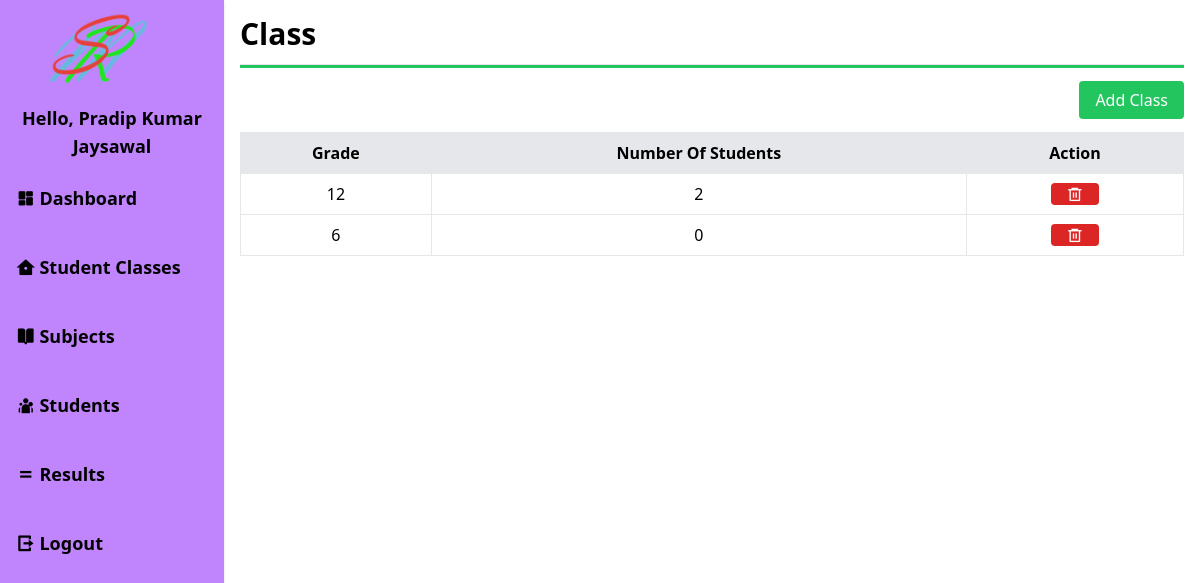
Screenshot of /admin/studentclasses.php (signed in) with the database file from the repository.
### tables this page shows
CREATE TABLE `studentclasses` (
  `id` int(11) NOT NULL,
  `num` int(11) DEFAULT NULL,
  `grade` varchar(100) NOT NULL
);

### admin/studentclasses.php (the view, shortened to what this page needs)
<?php
include 'header.php';
include '../includes/dbconnection.php';
$qry = "SELECT sc.*, COUNT(si.grade) AS num
        FROM studentclasses sc
        LEFT JOIN studentinfo si ON sc.grade = si.grade
        GROUP BY sc.grade
        ORDER BY sc.grade ASC";
$result = mysqli_query($conn, $qry);
?>
<link href="https://cdn.jsdelivr.net/npm/remixicon@4.2.0/fonts/remixicon.css" rel="stylesheet" />
<h1 class="text-3xl font-bold">Class</h1>
<hr class="my-3 h-1 bg-green-500">
<div class="text-right my-5">
    <a href="createstudentclasses.php" class="bg-green-500 text-white px-4 py-2 rounded hover:bg-orange-600">Add Class</a>
</div>
<table class="w-full">
    <tr class="bg-gray-200">
        <th class="border p-2">Grade</th>
        <th class="border p-2">Number Of Students</th>
        <th class="border p-2">Action</th>
    </tr>
    <?php
    while($row = mysqli_fetch_assoc($result)){
        $grade = $row['grade'];
        $num_students = $row['num'];
    ?>
    <tr class="text-center">
        <td class="border p-2"><?php echo $grade; ?></td>
        <td class="border p-2"><?php echo $num_students; ?></td>
        <td class="border p-2">
            <a href="actionclasses.php?deleteid=<?php echo $row['id']; ?>" class="bg-red-600 text-white px-4 mx-1 px-1 rounded"><i class="ri-delete-bin-6-line"></i></a>
        </td>
    </tr>
    <?php
    }
    ?>
</table>
<?php include 'footer.php'; ?>

### rows the page displays
studentclasses: grade "12", num_students "2"
studentclasses: grade "6", num_students "0"

### other values shown
$_SESSION['username'] "Pradip Kumar Jaysawal"
